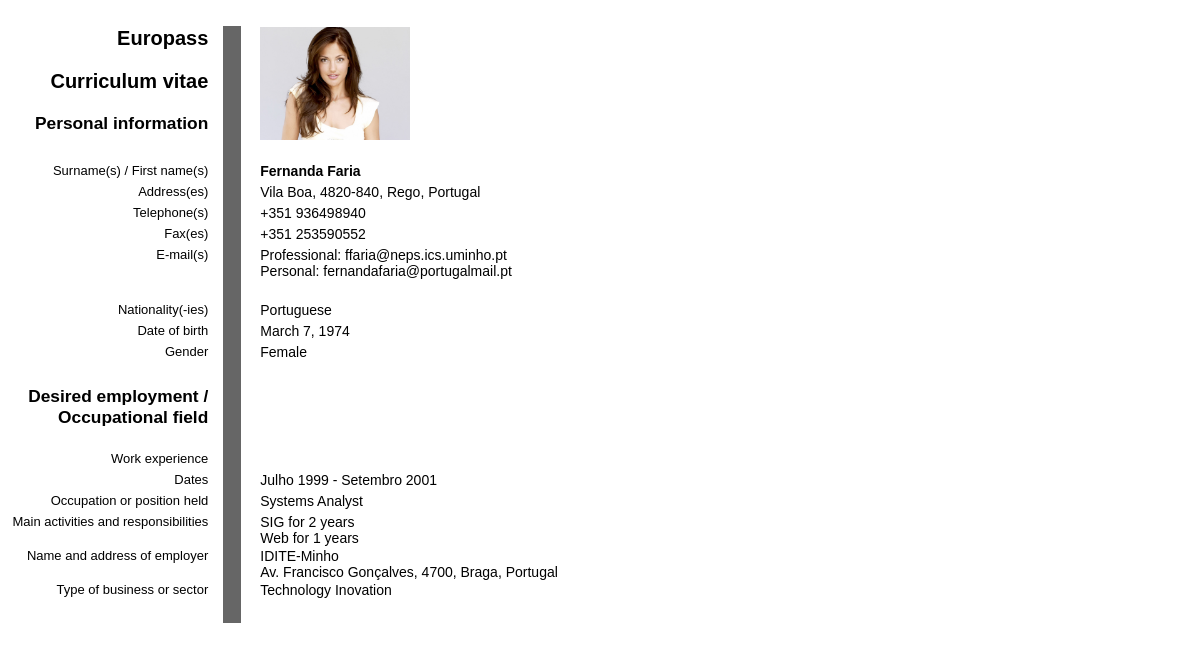
/cv/1/, run on the app's committed database.
### app/models.py (models this page shows)
class Cv(models.Model):
    foto = models.CharField(max_length=100)
    desiredEmploy = models.CharField(max_length=50)
    person = models.OneToOneField('Person', on_delete=models.CASCADE)
    position = models.OneToOneField('Position', on_delete=models.CASCADE)

class Person(models.Model):
    firstName = models.CharField(max_length=30)
    lastName = models.CharField(max_length=30)
    birthdate = models.DateField()
    nationality = models.CharField(max_length=30)
    gender = models.CharField(max_length=1)
    address = models.OneToOneField('Address', on_delete=models.CASCADE)

class Address(models.Model):
    street = models.CharField(max_length=50)
    cp = models.CharField(max_length=8)
    local = models.CharField(max_length=50)
    country = models.CharField(max_length=50)

class Contact(models.Model):
    countryPrefix = models.CharField(max_length=3)
    phone = models.CharField(max_length=9)
    fax = models.CharField(max_length=9)
    person = models.ForeignKey(Person, on_delete=models.CASCADE)

class Email(models.Model):
    email = models.EmailField()
    type = models.CharField(max_length=50)
    contact = models.ForeignKey('Contact', on_delete=models.CASCADE)

class Position(models.Model):
    startMonth = models.CharField(max_length=9)
    startYear = models.CharField(max_length=4)
    endMonth = models.CharField(max_length=9)
    endYear = models.CharField(max_length=4)
    occupation = models.CharField(max_length=50)
    businessSector = models.CharField(max_length=50)
    employer = models.OneToOneField('Employer', on_delete=models.CASCADE)

class Activity(models.Model):
    designation = models.CharField(max_length=50)
    time = models.CharField(max_length=50)
    position = models.ForeignKey(Position, on_delete=models.CASCADE)

class Employer(models.Model):
    name = models.CharField(max_length=50)
    address = models.OneToOneField(Address, on_delete=models.CASCADE)
    www = models.CharField(max_length=50)
    email = models.EmailField()

### app/views.py (the view)
# urls.py: path('cv/<int:id_num>/', views.eurocv, name='eurocv'),
def eurocv(request, id_num):
    cv = Cv.objects.get(id=id_num)
    person = Person.objects.get(id=cv.person_id)
    position = Position.objects.get(id=cv.position_id)
    personAddress = Address.objects.get(id=person.address_id)
    personContact = Contact.objects.get(person_id=cv.person_id)
    personEmails = Email.objects.filter(contact_id=personContact.id)
    employer = Employer.objects.get(id=position.employer_id)
    activities = Activity.objects.filter(position_id=position.id)
    context = {
        'cv': cv,
        'person': person,
        'position': position,
        'personAddress': personAddress,
        'personContact': personContact,
        'personEmails': personEmails,
        'employer': employer,
        'activities': activities,
    }
    return render(request, 'eurocv.html', context)

### app/templates/eurocv.html (shortened to what this page needs)
﻿<!DOCTYPE html>
<html lang="en">
    <head>
        {% load static %}
        <link rel="stylesheet" href="{% static 'styles/style.css' %}">
    </head>
    <body>
        <table id="bodyCV">
          <tr>
            <td class="tableHeader tableHeaderHeight">
              <p>Europass</p>
              <p>Curriculum vitae</p>
              <p class="importantParagraph">Personal information</p>
            </td>
            <td class="spacer1">&nbsp;&nbsp;</td>
            <td class="spacer2 separator tableHeaderHeight"></td>
            <td class="spacer2 tableHeaderHeight">&nbsp;&nbsp;</td>
            <td class="tableHeaderHeight" id="foto"><img src="{% static 'imgs/'|add:cv.foto %}" alt="Foto" /> </td>
          </tr>
          <tr>
            <td></td>
            <td class="spacer1"></td>
            <td class="spacer2 separator">&nbsp;</td>
            <td class="spacer2"></td>
            <td></td>
          </tr>
          <tr>
            <td class="fieldsHeader">Surname(s) / First name(s)</td>
            <td class="spacer1"></td>
            <td class="spacer2 separator">&nbsp;</td>
            <td class="spacer2"></td>
            <td class="fieldsValue" id="name">{{ person.firstName }} {{ person.lastName }}</td>
          </tr>
          <tr>
            <td class="fieldsHeader">Address(es)</td>
            <td class="spacer1"></td>
            <td class="spacer2 separator">&nbsp;</td>
            <td class="spacer2"></td>
            <td class="fieldsValue" id="address">
                {{ personAddress.street }}, {{ personAddress.cp }}, {{ personAddress.local }}, {{ personAddress.country }}
            </td>
          </tr>
          <tr>
            <td class="fieldsHeader">Telephone(s)</td>
            <td class="spacer1"></td>
            <td class="spacer2 separator">&nbsp;</td>
            <td class="spacer2"></td>
            <td class="fieldsValue" id="phone">
                +{{ personContact.countryPrefix }} {{ personContact.phone }}
            </td>
          </tr>
          <tr>
            <td class="fieldsHeader">Fax(es)</td>
            <td class="spacer1"></td>
            <td class="spacer2 separator">&nbsp;</td>
            <td class="spacer2"></td>
            <td class="fieldsValue" id="fax">
                +{{ personContact.countryPrefix }} {{ personContact.fax }}
            </td>
          </tr>
          <tr>
            <td class="fieldsHeader">E-mail(s)</td>
            <td class="spacer1"></td>
            <td class="spacer2 separator">&nbsp;</td>
            <td class="spacer2"></td>
            <td class="fieldsValue" id="email">
                {% for email in personEmails %}
                    {{ email.type }}: {{ email.email }}<br>
                {% endfor %}
            </td>
          </tr>
          <tr>
            <td></td>
            <td class="spacer1"></td>
            <td class="spacer2 separator">&nbsp;</td>
            <td class="spacer2"></td>
            <td></td>
          </tr>
          <tr>
            <td class="fieldsHeader">Nationality(-ies)</td>
            <td class="spacer1"></td>
            <td class="spacer2 separator">&nbsp;</td>
            <td class="spacer2"></td>
            <td class="fieldsValue" id="nationality">
                {{ person.nationality }}
            </td>
          </tr>
          <tr>
            <td class="fieldsHeader">Date of birth</td>
            <td class="spacer1"></td>
            <td class="spacer2 separator">&nbsp;</td>
            <td class="spacer2"></td>
            <td class="fieldsValue" id="birthdate">
                {{ person.birthdate }}
            </td>
          </tr>
          <tr>
            <td class="fieldsHeader">Gender</td>
            <td class="spacer1"></td>
            <td class="spacer2 separator">&nbsp;</td>
            <td class="spacer2"></td>
            <td class="fieldsValue" id="gender">
                {% if person.gender == 'F' %}
                    Female
                {% else %}
                    Male
                {% endif %}
            </td>
          </tr>
          <tr>
            <td></td>
            <td class="spacer1"></td>
            <td class="spacer2 separator">&nbsp;</td>
            <td class="spacer2"></td>
            <td></td>
          </tr>
          <tr>
            <td class="spacer3">
              <p class="importantParagraph">Desired employment /<br>Occupational field</p>
            </td>
            <td class="spacer1 spacer3"></td>
            <td class="spacer2 spacer3 separator">&nbsp;</td>
            <td class="spacer2 spacer3"></td>
            <td class="fieldsValue spacer3" id="desiredEmploy"></td>
          </tr>
          <tr>
            <td></td>
            <td class="spacer1"></td>
            <td class="spacer2 separator">&nbsp;</td>
            <td class="spacer2"></td>
            <td></td>
          </tr>
          <tr>
            <td class="fieldsHeader">Work experience</td>
            <td class="spacer1"></td>
            <td class="spacer2 separator">&nbsp;</td>
            <td class="spacer2"></td>
            <td>
            </td>
          </tr>
          <tr>
            <td class="fieldsHeader">Dates</td>
            <td class="spacer1"></td>
            <td class="spacer2 separator">&nbsp;</td>
            <td class="spacer2"></td>
            <td class="fieldsValue" id="wexpDates">
                {{ position.startMonth }} {{ position.startYear }} - {{ position.endMonth }} {{ position.endYear }}
            </td>
          </tr>
          <tr>
            <td class="fieldsHeader">Occupation or position held</td>
            <td class="spacer1"></td>
            <td class="spacer2 separator">&nbsp;</td>
            <td class="spacer2"></td>
            <td class="fieldsValue" id="occupation">
                {{ position.occupation }}
            </td>
          </tr>
          <tr>
            <td class="fieldsHeader">Main activities and responsibilities</td>
            <td class="spacer1"></td>
            <td class="spacer2 separator">&nbsp;</td>
            <td class="spacer2"></td>
            <td class="fieldsValue" id="activities">
                {% for activity in activities %}
                    {{ activity.designation }} for {{ activity.time }}<br>
                {% endfor %}
            </td>
          </tr>
          <tr>
            <td class="fieldsHeader">Name and address of employer</td>
            <td class="spacer1"></td>
            <td class="spacer2 separator">&nbsp;</td>
            <td class="spacer2"></td>
            <td class="fieldsValue" id="employer">
                {{ employer.name }} <br/>
                {{ employer.address.street }}, {{ employer.address.cp }}, {{ employer.address.local }}, {{ employer.address.country }}
            </td>
          </tr>
          <tr>
            <td class="fieldsHeader">Type of business or sector</td>
            <td class="spacer1"></td>
            <td class="spacer2 separator">&nbsp;</td>
            <td class="spacer2"></td>
            <td class="fieldsValue" id="businessSector">
                {{ position.businessSector }}
            </td>
          </tr>
          <tr>
            <td></td>
            <td class="spacer1"></td>
            <td class="spacer2 separator">&nbsp;</td>
            <td class="spacer2"></td>
            <td></td>
          </tr>
        </table>
    </body>
</html>

### app/static/styles/style.css (style rules this page uses)
table { border:none; width: 100%; border-collapse: collapse; }
td { height: 21px; }
p { text-align: right; }
img { max-width: 150px; max-height: 150px; }
.tableHeader { vertical-align: top; text-align: right; width: 17%; font-family: "Arial Narrow", Arial , sans-serif; font-size: 15pt; font-weight: 700; }
.tableHeaderHeight { height: 106px; }
.fieldsHeader { vertical-align: top; text-align: right; font-family: "Arial Narrow", Arial , sans-serif; font-size: 13px; }
.fieldsValue { vertical-align: top; text-align: left; font-family: "Arial Narrow", Arial , sans-serif; font-size: 14px; }
.importantParagraph { font-family: "Arial Narrow", Arial , sans-serif; font-size: 13pt; font-weight: 700; }
.spacer1 { width: 12px; }
.spacer2 { width: 16px; }
.separator { background-color: #666666; }
.spacer3 { height: 42px; }
#name { font-weight: 700; }

### data on the page
Cv: foto (picture)
Person: firstName "Fernanda", lastName "Faria", nationality "Portuguese", birthdate "March 7, 1974"
Address: street "Vila Boa", cp "4820-840", local "Rego", country "Portugal"
Contact: countryPrefix "351", phone "936498940", fax "253590552"
Email: type "Professional", email "ffaria@neps.ics.uminho.pt"
Email: type "Personal", email "fernandafaria@portugalmail.pt"
Position: startMonth "Julho", startYear "1999", endMonth "Setembro", endYear "2001", occupation "Systems Analyst", businessSector "Technology Inovation"
Activity: designation "SIG", time "2 years"
Activity: designation "Web", time "1 years"
Employer: name "IDITE-Minho", address.street "Av. Francisco Gonçalves", address.cp "4700", address.local "Braga", address.country "Portugal"
